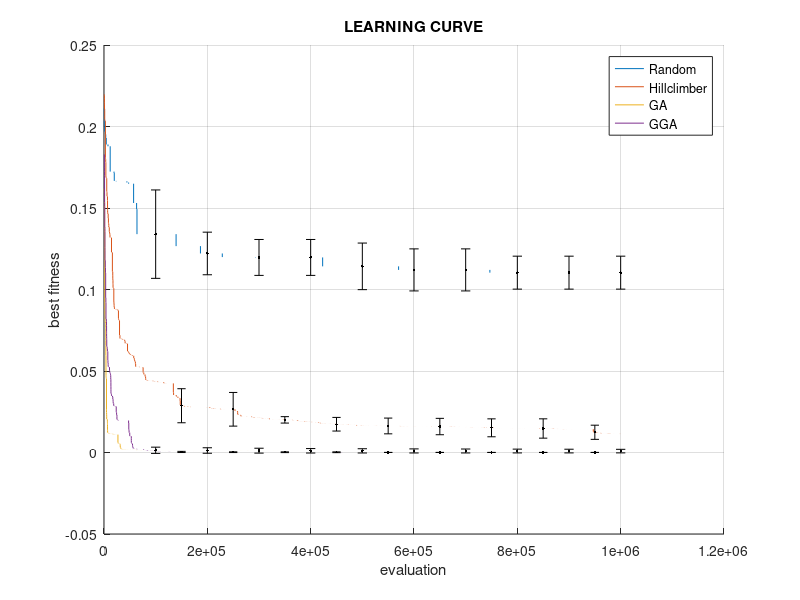

This figure's MATLAB source:
clear
clc
x = 500:1000000;
y = 100000:100000:1000000;
z = 150000:100000:950000;
f1 = load('RDdata.mat');
x1 = f1.mean0;
s1 = f1.std0;
f2 = load('CLdata.mat');
x2 = f2.mean0;
s2 = f2.std0;
f3 = load('GAdata.mat');
x3 = f3.mean0;
s3 = f3.std0;
f4 = load('GGAdata.mat');
x4 = f4.mean0;
s4 = f4.std0;
xlabel('evaluation')
ylabel('best fitness')
title('LEARNING CURVE')
hold on
p1 = plot(x,x1(x))
p2 = plot(x,x2(x))
p3 = plot(x,x3(x))
p4 = plot(x,x4(x))
p5 = errorbar(y,x1(y),s1(y),'.k')
p6 = errorbar(z,x2(z),s2(z),'.k')
p7 = errorbar(y,x3(y),s3(y),'.k')
p8 = errorbar(z,x4(z),s4(z),'.k')
ylim = ([-0.01 0.25]);
grid on
legend([p1 p2 p3 p4],{'Random','Hillclimber','GA','GGA'})